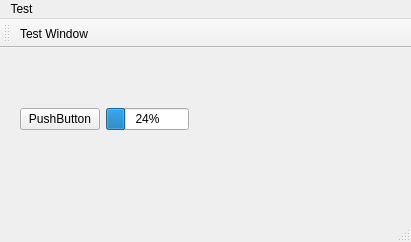
<?xml version="1.0" encoding="UTF-8"?>
<ui version="4.0">
 <class>MainWindow</class>
 <widget class="QMainWindow" name="MainWindow">
  <property name="geometry">
   <rect>
    <x>0</x>
    <y>0</y>
    <width>411</width>
    <height>242</height>
   </rect>
  </property>
  <property name="windowTitle">
   <string>MainWindow</string>
  </property>
  <property name="unifiedTitleAndToolBarOnMac">
   <bool>false</bool>
  </property>
  <widget class="QWidget" name="centralwidget">
   <widget class="QWidget" name="">
    <property name="geometry">
     <rect>
      <x>20</x>
      <y>60</y>
      <width>169</width>
      <height>22</height>
     </rect>
    </property>
    <layout class="QHBoxLayout" name="horizontalLayout">
     <item>
      <widget class="QPushButton" name="pushButton">
       <property name="text">
        <string>PushButton</string>
       </property>
      </widget>
     </item>
     <item>
      <widget class="QProgressBar" name="progressBar">
       <property name="value">
        <number>24</number>
       </property>
      </widget>
     </item>
    </layout>
   </widget>
  </widget>
  <widget class="QMenuBar" name="menubar">
   <property name="geometry">
    <rect>
     <x>0</x>
     <y>0</y>
     <width>411</width>
     <height>17</height>
    </rect>
   </property>
   <widget class="QMenu" name="menuTest">
    <property name="title">
     <string>Test</string>
    </property>
    <property name="toolTipsVisible">
     <bool>false</bool>
    </property>
    <addaction name="actionTest_Window"/>
   </widget>
   <addaction name="menuTest"/>
  </widget>
  <widget class="QStatusBar" name="statusbar"/>
  <widget class="QToolBar" name="toolBar">
   <property name="windowTitle">
    <string>toolBar</string>
   </property>
   <attribute name="toolBarArea">
    <enum>TopToolBarArea</enum>
   </attribute>
   <attribute name="toolBarBreak">
    <bool>false</bool>
   </attribute>
   <addaction name="actionTest_Window"/>
  </widget>
  <action name="actionTest_Window">
   <property name="text">
    <string>Test Window</string>
   </property>
  </action>
 </widget>
 <resources/>
 <connections>
  <connection>
   <sender>pushButton</sender>
   <signal>clicked(bool)</signal>
   <receiver>progressBar</receiver>
   <slot>update()</slot>
   <hints>
    <hint type="sourcelabel">
     <x>114</x>
     <y>67</y>
    </hint>
    <hint type="destinationlabel">
     <x>171</x>
     <y>67</y>
    </hint>
   </hints>
  </connection>
 </connections>
</ui>
